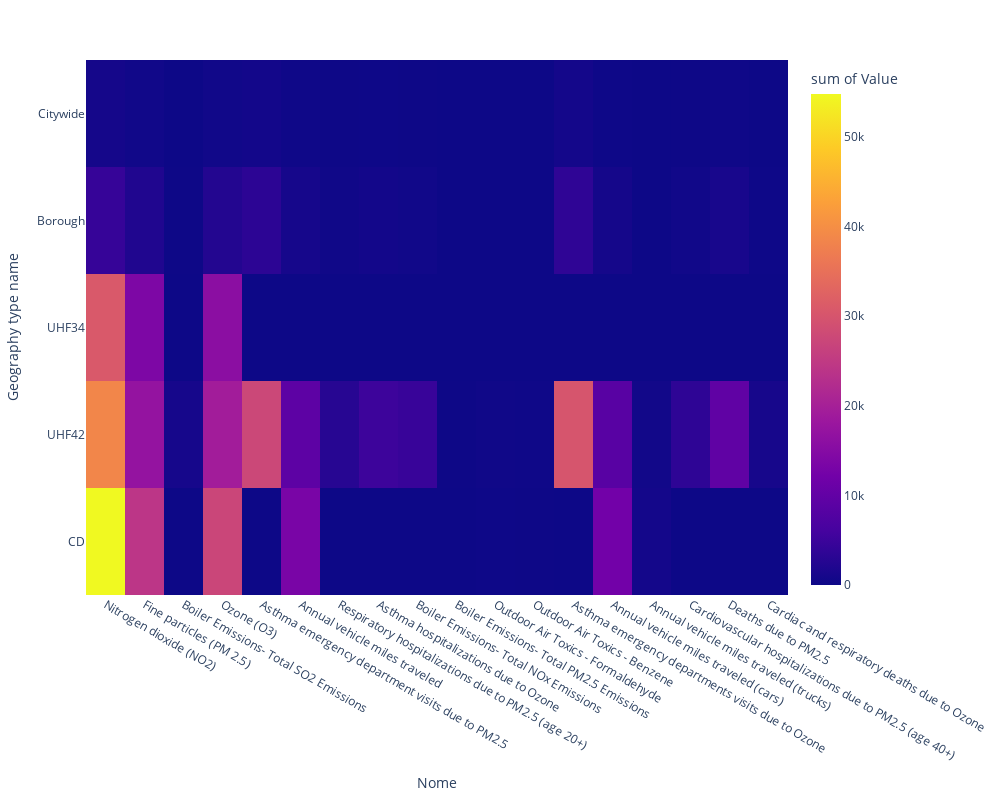

Source (notebook cell):
### Code cell
fig1 = px.density_heatmap(
    df,
    x='Name',
    y='Geo_Type_Name',
    z='Data_Value',
    width=1000,
    height=800,
    labels={'Name':'Nome','Geo_Type_Name':'Geography type name','Data_Value':'Value'}
)

fig1.show()

### Figure 1 — Plotly figure (JSON) as saved in the notebook; plotly's stock layout.template omitted (floating-point values rounded to 4 significant figures; data arrays with more than 128 entries replaced by an {"elided": "..."} marker saying what was removed)
{"data": [{"coloraxis": "coloraxis", "histfunc": "sum", "hovertemplate": "Nome=%{x}<br>Geography type name=%{y}<br>sum of Value=%{z}<extra></extra>", "name": "", "type": "histogram2d", "x": {"elided": "18862 str values"}, "xaxis": "x", "xbingroup": "x", "y": {"elided": "18862 str values"}, "yaxis": "y", "ybingroup": "y", "z": {"elided": "18862 float values"}}], "layout": {"coloraxis": {"colorbar": {"title": {"text": "sum of Value"}}, "colorscale": [[0, "#0d0887"], [0.1111, "#46039f"], [0.2222, "#7201a8"], [0.3333, "#9c179e"], [0.4444, "#bd3786"], [0.5556, "#d8576b"], [0.6667, "#ed7953"], [0.7778, "#fb9f3a"], [0.8889, "#fdca26"], [1, "#f0f921"]]}, "height": 800, "legend": {"tracegroupgap": 0}, "margin": {"t": 60}, "width": 1000, "xaxis": {"anchor": "y", "domain": [0, 1], "title": {"text": "Nome"}}, "yaxis": {"anchor": "x", "domain": [0, 1], "title": {"text": "Geography type name"}}}}
